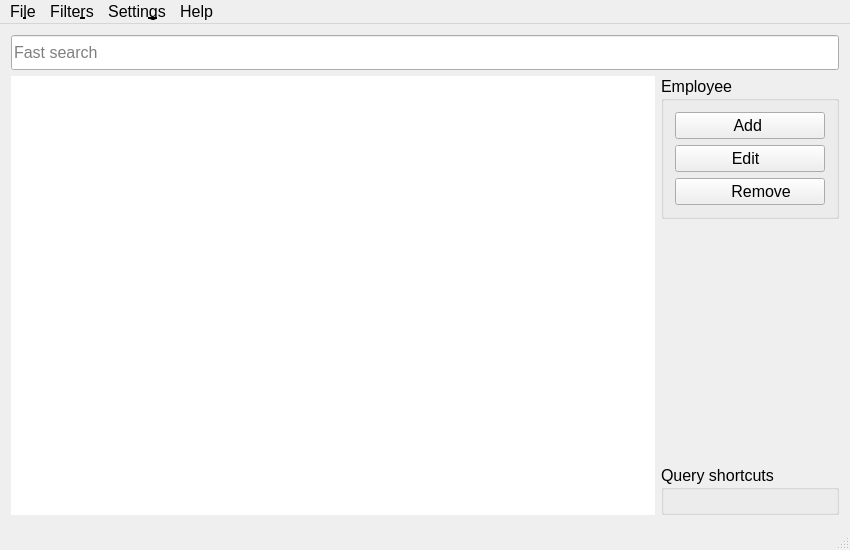
<?xml version="1.0" encoding="UTF-8"?>
<ui version="4.0">
 <class>MainWindow</class>
 <widget class="QMainWindow" name="MainWindow">
  <property name="geometry">
   <rect>
    <x>0</x>
    <y>0</y>
    <width>850</width>
    <height>550</height>
   </rect>
  </property>
  <property name="minimumSize">
   <size>
    <width>700</width>
    <height>500</height>
   </size>
  </property>
  <property name="font">
   <font>
    <family>Liberation Sans</family>
    <pointsize>12</pointsize>
   </font>
  </property>
  <property name="windowTitle">
   <string>Employee Accounts</string>
  </property>
  <property name="windowIcon">
   <iconset resource="resources.qrc">
    <normaloff>:/svg/grey/account-multiple.svg</normaloff>:/svg/grey/account-multiple.svg</iconset>
  </property>
  <widget class="QWidget" name="centralWidget">
   <layout class="QVBoxLayout" name="verticalLayout_2">
    <item>
     <layout class="QVBoxLayout" name="verticalLayout">
      <item>
       <widget class="QLineEdit" name="fastSearchEdit">
        <property name="minimumSize">
         <size>
          <width>0</width>
          <height>35</height>
         </size>
        </property>
        <property name="placeholderText">
         <string>Fast search</string>
        </property>
        <property name="clearButtonEnabled">
         <bool>true</bool>
        </property>
       </widget>
      </item>
      <item>
       <layout class="QHBoxLayout" name="horizontalLayout">
        <property name="spacing">
         <number>6</number>
        </property>
        <item>
         <widget class="QTableView" name="employeeTableView">
          <property name="minimumSize">
           <size>
            <width>0</width>
            <height>300</height>
           </size>
          </property>
          <property name="frameShape">
           <enum>QFrame::NoFrame</enum>
          </property>
          <property name="editTriggers">
           <set>QAbstractItemView::NoEditTriggers</set>
          </property>
          <property name="alternatingRowColors">
           <bool>true</bool>
          </property>
          <property name="selectionMode">
           <enum>QAbstractItemView::SingleSelection</enum>
          </property>
          <property name="selectionBehavior">
           <enum>QAbstractItemView::SelectRows</enum>
          </property>
          <property name="verticalScrollMode">
           <enum>QAbstractItemView::ScrollPerPixel</enum>
          </property>
          <property name="horizontalScrollMode">
           <enum>QAbstractItemView::ScrollPerPixel</enum>
          </property>
          <property name="cornerButtonEnabled">
           <bool>false</bool>
          </property>
         </widget>
        </item>
        <item>
         <layout class="QVBoxLayout" name="verticalLayout_4">
          <item>
           <widget class="QGroupBox" name="groupBox_2">
            <property name="minimumSize">
             <size>
              <width>170</width>
              <height>0</height>
             </size>
            </property>
            <property name="title">
             <string>Employee</string>
            </property>
            <layout class="QVBoxLayout" name="verticalLayout_5">
             <item>
              <widget class="QPushButton" name="addEmployeeButton">
               <property name="minimumSize">
                <size>
                 <width>150</width>
                 <height>0</height>
                </size>
               </property>
               <property name="cursor">
                <cursorShape>PointingHandCursor</cursorShape>
               </property>
               <property name="text">
                <string>Add </string>
               </property>
              </widget>
             </item>
             <item>
              <widget class="QPushButton" name="editEmployeeButton">
               <property name="minimumSize">
                <size>
                 <width>150</width>
                 <height>0</height>
                </size>
               </property>
               <property name="cursor">
                <cursorShape>PointingHandCursor</cursorShape>
               </property>
               <property name="text">
                <string>Edit  </string>
               </property>
              </widget>
             </item>
             <item>
              <widget class="QPushButton" name="removeEmployeeButton">
               <property name="minimumSize">
                <size>
                 <width>150</width>
                 <height>0</height>
                </size>
               </property>
               <property name="cursor">
                <cursorShape>PointingHandCursor</cursorShape>
               </property>
               <property name="text">
                <string>     Remove</string>
               </property>
              </widget>
             </item>
            </layout>
           </widget>
          </item>
          <item>
           <spacer name="verticalSpacer">
            <property name="orientation">
             <enum>Qt::Vertical</enum>
            </property>
            <property name="sizeHint" stdset="0">
             <size>
              <width>20</width>
              <height>40</height>
             </size>
            </property>
           </spacer>
          </item>
          <item>
           <widget class="QGroupBox" name="queryShortcutsBox">
            <property name="minimumSize">
             <size>
              <width>0</width>
              <height>30</height>
             </size>
            </property>
            <property name="title">
             <string>Query shortcuts</string>
            </property>
            <layout class="QVBoxLayout" name="sqlShortcutLayout">
             <property name="sizeConstraint">
              <enum>QLayout::SetMaximumSize</enum>
             </property>
            </layout>
           </widget>
          </item>
         </layout>
        </item>
       </layout>
      </item>
     </layout>
    </item>
   </layout>
  </widget>
  <widget class="QMenuBar" name="menuBar">
   <property name="geometry">
    <rect>
     <x>0</x>
     <y>0</y>
     <width>850</width>
     <height>31</height>
    </rect>
   </property>
   <property name="cursor">
    <cursorShape>ArrowCursor</cursorShape>
   </property>
   <widget class="QMenu" name="menuFile">
    <property name="cursor">
     <cursorShape>PointingHandCursor</cursorShape>
    </property>
    <property name="title">
     <string>Fi&amp;le</string>
    </property>
    <addaction name="actionExit"/>
   </widget>
   <widget class="QMenu" name="menuFilters">
    <property name="cursor">
     <cursorShape>PointingHandCursor</cursorShape>
    </property>
    <property name="title">
     <string>Filte&amp;rs</string>
    </property>
    <addaction name="manageFiltersAction"/>
    <addaction name="separator"/>
   </widget>
   <widget class="QMenu" name="menuSettings">
    <property name="cursor">
     <cursorShape>PointingHandCursor</cursorShape>
    </property>
    <property name="title">
     <string>Settin&amp;gs</string>
    </property>
    <addaction name="actionNationality"/>
   </widget>
   <widget class="QMenu" name="menuHelp">
    <property name="cursor">
     <cursorShape>PointingHandCursor</cursorShape>
    </property>
    <property name="title">
     <string>Help</string>
    </property>
    <addaction name="actionLicenses"/>
    <addaction name="actionAbout"/>
   </widget>
   <addaction name="menuFile"/>
   <addaction name="menuFilters"/>
   <addaction name="menuSettings"/>
   <addaction name="menuHelp"/>
  </widget>
  <widget class="QStatusBar" name="statusBar"/>
  <action name="actionExit">
   <property name="icon">
    <iconset resource="resources.qrc">
     <normaloff>:/svg/grey/logout.svg</normaloff>
     <activeoff>:/svg/white/logout.svg</activeoff>
     <activeon>:/svg/white/logout.svg</activeon>:/svg/grey/logout.svg</iconset>
   </property>
   <property name="text">
    <string>&amp;Exit</string>
   </property>
   <property name="shortcut">
    <string>Ctrl+Q</string>
   </property>
  </action>
  <action name="manageFiltersAction">
   <property name="icon">
    <iconset resource="resources.qrc">
     <normaloff>:/svg/grey/filter.svg</normaloff>
     <normalon>:/svg/grey/filter.svg</normalon>
     <activeoff>:/svg/white/filter.svg</activeoff>
     <activeon>:/svg/white/filter.svg</activeon>:/svg/grey/filter.svg</iconset>
   </property>
   <property name="text">
    <string>&amp;Manage filters</string>
   </property>
   <property name="shortcut">
    <string>Ctrl+M</string>
   </property>
  </action>
  <action name="actionNationality">
   <property name="text">
    <string>&amp;Nationality</string>
   </property>
  </action>
  <action name="actiontest3">
   <property name="text">
    <string>t&amp;est3</string>
   </property>
  </action>
  <action name="actiontest5">
   <property name="text">
    <string>te&amp;st5</string>
   </property>
  </action>
  <action name="actiontest6">
   <property name="text">
    <string>test&amp;6</string>
   </property>
  </action>
  <action name="actiontest3_2">
   <property name="text">
    <string>test&amp;3</string>
   </property>
  </action>
  <action name="actiontest4">
   <property name="text">
    <string>test&amp;4</string>
   </property>
  </action>
  <action name="actionnote">
   <property name="text">
    <string>&amp;note</string>
   </property>
  </action>
  <action name="actionLicenses">
   <property name="icon">
    <iconset resource="resources.qrc">
     <normaloff>:/svg/grey/copyright.svg</normaloff>
     <activeoff>:/svg/white/copyright.svg</activeoff>
     <activeon>:/svg/white/copyright.svg</activeon>:/svg/grey/copyright.svg</iconset>
   </property>
   <property name="text">
    <string>&amp;Licences</string>
   </property>
  </action>
  <action name="actionAbout">
   <property name="text">
    <string>&amp;About</string>
   </property>
  </action>
 </widget>
 <layoutdefault spacing="6" margin="11"/>
 <resources>
  <include location="resources.qrc"/>
 </resources>
 <connections>
  <connection>
   <sender>addEmployeeButton</sender>
   <signal>clicked()</signal>
   <receiver>MainWindow</receiver>
   <slot>showEmployeeDialog()</slot>
   <hints>
    <hint type="sourcelabel">
     <x>840</x>
     <y>109</y>
    </hint>
    <hint type="destinationlabel">
     <x>797</x>
     <y>225</y>
    </hint>
   </hints>
  </connection>
  <connection>
   <sender>actionNationality</sender>
   <signal>triggered()</signal>
   <receiver>MainWindow</receiver>
   <slot>showNationalityDialog()</slot>
   <hints>
    <hint type="sourcelabel">
     <x>-1</x>
     <y>-1</y>
    </hint>
    <hint type="destinationlabel">
     <x>399</x>
     <y>199</y>
    </hint>
   </hints>
  </connection>
  <connection>
   <sender>removeEmployeeButton</sender>
   <signal>clicked()</signal>
   <receiver>MainWindow</receiver>
   <slot>removeSelectedEmployee()</slot>
   <hints>
    <hint type="sourcelabel">
     <x>797</x>
     <y>177</y>
    </hint>
    <hint type="destinationlabel">
     <x>835</x>
     <y>229</y>
    </hint>
   </hints>
  </connection>
  <connection>
   <sender>editEmployeeButton</sender>
   <signal>clicked()</signal>
   <receiver>MainWindow</receiver>
   <slot>editSelectedEmployee()</slot>
   <hints>
    <hint type="sourcelabel">
     <x>758</x>
     <y>134</y>
    </hint>
    <hint type="destinationlabel">
     <x>754</x>
     <y>262</y>
    </hint>
   </hints>
  </connection>
  <connection>
   <sender>manageFiltersAction</sender>
   <signal>triggered()</signal>
   <receiver>MainWindow</receiver>
   <slot>showFiltersDialog()</slot>
   <hints>
    <hint type="sourcelabel">
     <x>-1</x>
     <y>-1</y>
    </hint>
    <hint type="destinationlabel">
     <x>428</x>
     <y>266</y>
    </hint>
   </hints>
  </connection>
  <connection>
   <sender>actionExit</sender>
   <signal>triggered()</signal>
   <receiver>MainWindow</receiver>
   <slot>close()</slot>
   <hints>
    <hint type="sourcelabel">
     <x>-1</x>
     <y>-1</y>
    </hint>
    <hint type="destinationlabel">
     <x>424</x>
     <y>274</y>
    </hint>
   </hints>
  </connection>
 </connections>
 <slots>
  <slot>showFiltersDialog()</slot>
  <slot>showEmployeeDialog()</slot>
  <slot>showNationalityDialog()</slot>
  <slot>removeSelectedEmployee()</slot>
  <slot>editSelectedEmployee()</slot>
 </slots>
</ui>
